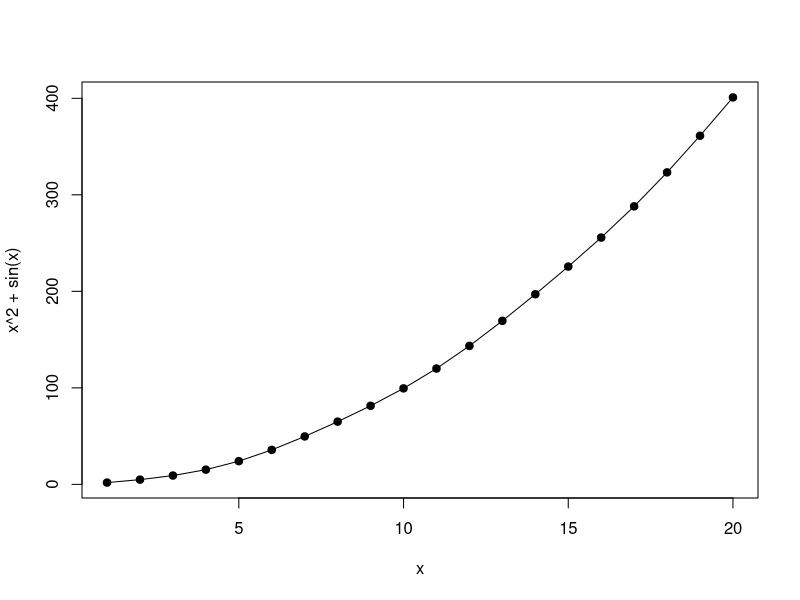

Recreate this plot in R.
## ---- chunk 1
{
  l1 <- runif(1) - 0.5
  l2 <- rnorm(1)
  l3 <- rt(1,1)
  which.min(c(l1, l2, l3))
}

## ---- chunk 2
p1 <- replicate(1000, {
  l1 <- runif(1) - 0.5
  l2 <- rnorm(1)
  l3 <- rt(1,1)
  which.min(c(l1, l2, l3))
})

table(p1)


replicate(10, {
  lszkod <- rpois(1, 1)
  sum(rexp(lszkod))
})


# ?`while`
y <- 1
while(y == 1) {
  l1 <- runif(1) - 0.5
  l2 <- rnorm(1)
  l3 <- rt(1,1)
  y <- which.min(c(l1, l2, l3))
}

repeat({
  l1 <- runif(1) - 0.5
  l2 <- rnorm(1)
  l3 <- rt(1,1)
  y <- which.min(c(l1, l2, l3))
  if (y == 1) break()
})

results <- c()
for (i in 1:10) {
  l1 <- runif(1) - 0.5
  l2 <- rnorm(1)
  l3 <- rt(1,1)
  results[i] <- which.min(c(l1, l2, l3))
}

for (i in LETTERS) {
  l1 <- runif(1) - 0.5
  l2 <- rnorm(1)
  l3 <- rt(1,1)
  cat(i, " ", which.min(c(l1, l2, l3)), "\n")
}

lista <- list("a", 1:4, T)
for (i in lista) {
  cat(i, "\n")
}

for (i in iris) {
  cat(head(i), "\n")
}


results <- c(2)
while(results[length(results)] == 1) {
  l1 <- runif(1) - 0.5
  l2 <- rnorm(1)
  l3 <- rt(1,1)
  results <- c(results, which.min(c(l1, l2, l3)))
}

## ---- chunk 3
i <- 1
if (i == 2) {
  cat("Tutaj")
} else {  
  cat("Tam") 
}


if(i == 2)cat("Tutaj")else cat("Tam")

if (i == 2) 
  cat("Tutaj") else 
  cat("Tam")


# if (i == 2) 
#   cat("Tutaj")
# else 
#   cat("Tam")

# 2
# / 2

2 /
2

i <- "kot"
switch(i,
       kot = cat("Mial\n"),
       pies = cat("Hau\n"),
       mysz = cat("\n"),
       cat("inne"))

i <- 1
ifelse(i == c(1,2,3),
       "Tutaj",
       "Tam")

ifelse(i == c(1,2,3),
       LETTERS,
       1:26)

x <- c(1, 2, NA, 4, 5, NA)
ifelse(!is.na(x),
       x,
       3)


## ---- chunk 4
(function(a, b) a+b)(2,2)

a_plus_b <- function(a, b) a+b
a_plus_b(2,2)


a_plus_b <- function(a = 1, b = 2) a+b
a_plus_b(2,1)
a_plus_b(2)
a_plus_b()
a_plus_b(a=2)
a_plus_b(b=2)
a_plus_b(b=2, a=1)
a_plus_b(d <- 2, c <- 2)

# Nie zadziała
# a_plus_b(d = 2, c = 2)


smieszna <- function(a = cat("Napisz mnie")) {
 2+2 
}

smieszna()

dziwna <- function(x = y) {
  y <- 2
  cat(x)
}
dziwna()
y

dziwna <- function(x = y) {
  y <- 1
  if (runif(1) > 0.5) {
    y <- 2
  } else {
    y <- "2"
  }
  cat(x)
}
dziwna()

## ---- chunk 5
x <- 1:20
plot(x, x^2 + sin(x), type="o", pch=19)

p <- function(x) {
  cat(deparse(substitute(x)))
  cat(" = ")
  cat(x)
}
p(2+2)
## ---- chunk 6
x <- runif(100)
fx <- ecdf(x)
fx(10)

ecdf(x)(10)

power_function <- function(exp = 2) {
  function(x) x^exp
}
fun2 <- power_function(2)
fun2(5)

ostatnia <- function(fun) {
  fun(runif(100))
}
ostatnia(mean)
ostatnia(sum)

